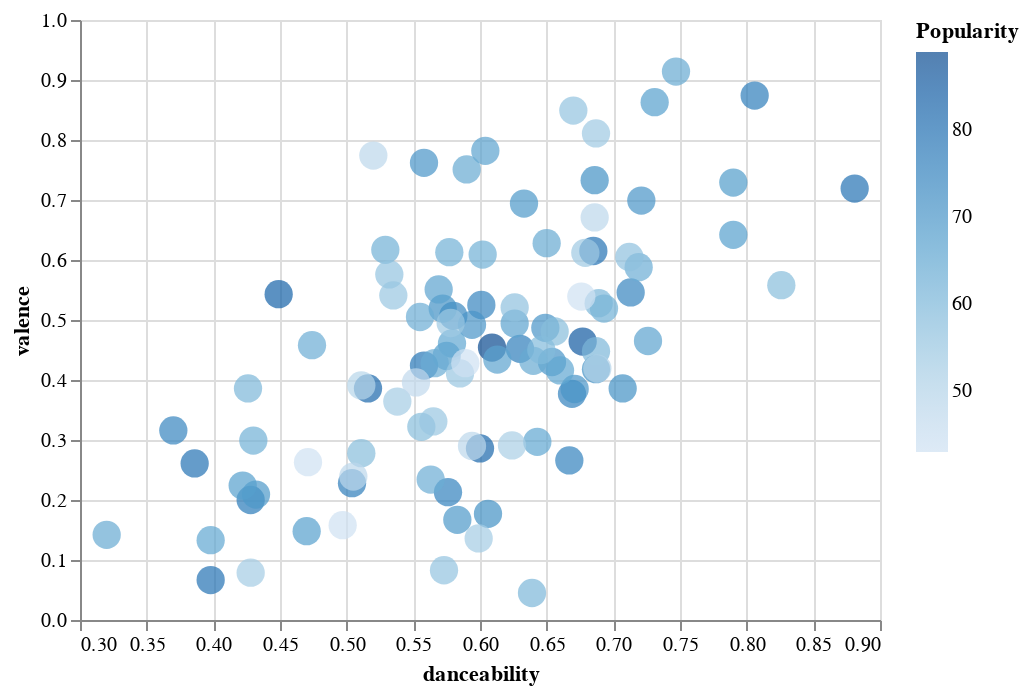

Here is the notebook cell this chart was saved with:
### Code cell
alt.Chart(sorted_df).mark_circle().encode(
alt.X('danceability', scale=alt.Scale(zero=False)), y='valence', color=alt.Color('Popularity', scale=alt.Scale(zero=False)), 
size=alt.value(200), tooltip=['Popularity','tempo', 'Song Name', 'Album Name'])
